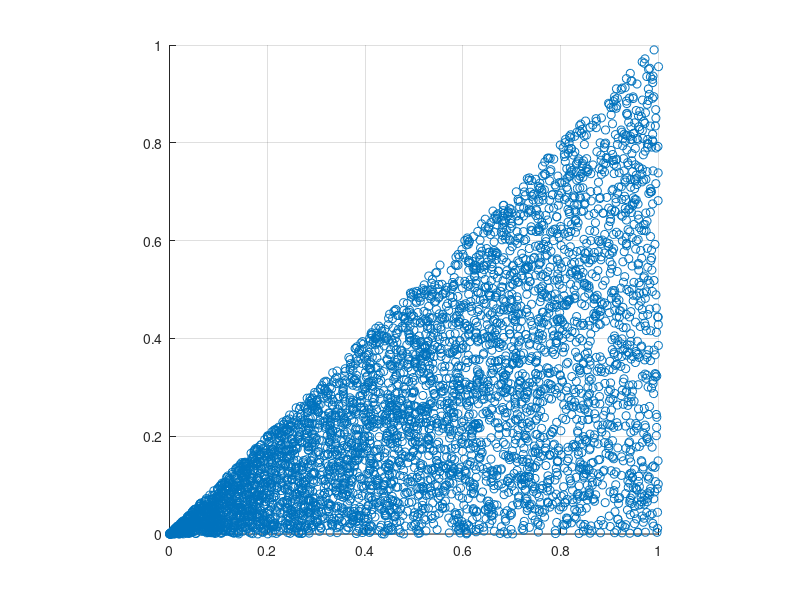
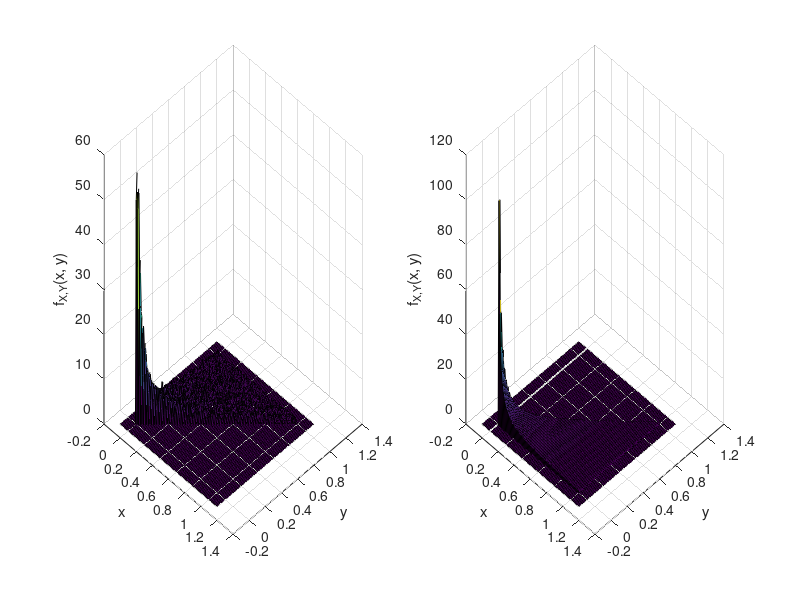

Here is the MATLAB script that generated these plots, in order:
clear all; close all; clc;
pkg load statistics;
 
N = 100000;

dx = 0.01 ; x = -0.1:dx:1.1;
dy = 0.01; y = -0.1:dy:1.1;

X = rand(1 ,N);
for i = 1 : N
  Y(i) = X(i) * rand();
end

figure; hold on ; grid on;

scatter(X(1:5000),Y(1:5000));
axis('square');


[xx,yy] = meshgrid(x,y);

pdfXY_sim = hist3([X' Y'], {y,x})/(N*dx*dy);

pfdXY_teo = (1 ./ xx) .* ( 0 <= yy & ...
                           yy <= xx & ...
                           xx <= 1);
                           
figure; hold on; grid on;
subplot(1, 2, 1);
surf(xx, yy, pdfXY_sim);
view(45, 30);

xlabel('x'); ylabel('y'); zlabel('f_{X,Y}(x, y)');
subplot(1, 2, 2); hold on; grid on;
surf(xx, yy, pfdXY_teo);
view(45, 30);
xlabel('x'); ylabel('y'); zlabel('f_{X,Y}(x, y)');

covXY_sim = cov(X,Y);
covXY_teo = 1/24;

Pr_triangulo_teo = log(2) - 1/2
Pr_triangulo_sim = mean(Y < 1/2  & ...
                        X > 1/2 &  ...
                        X - Y < 1/2)